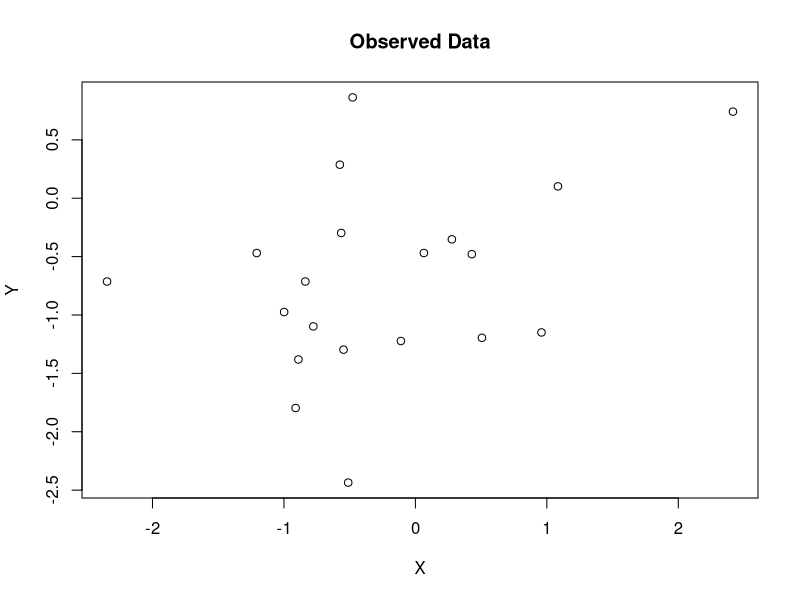
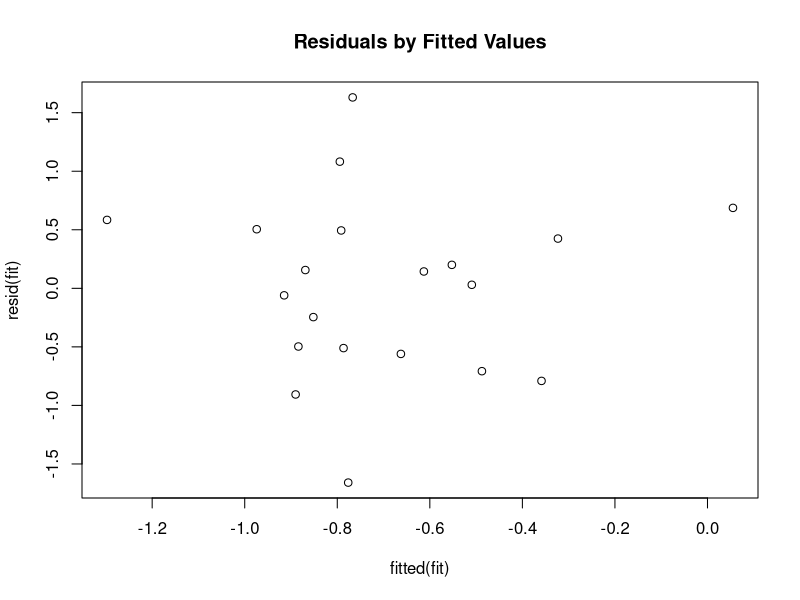
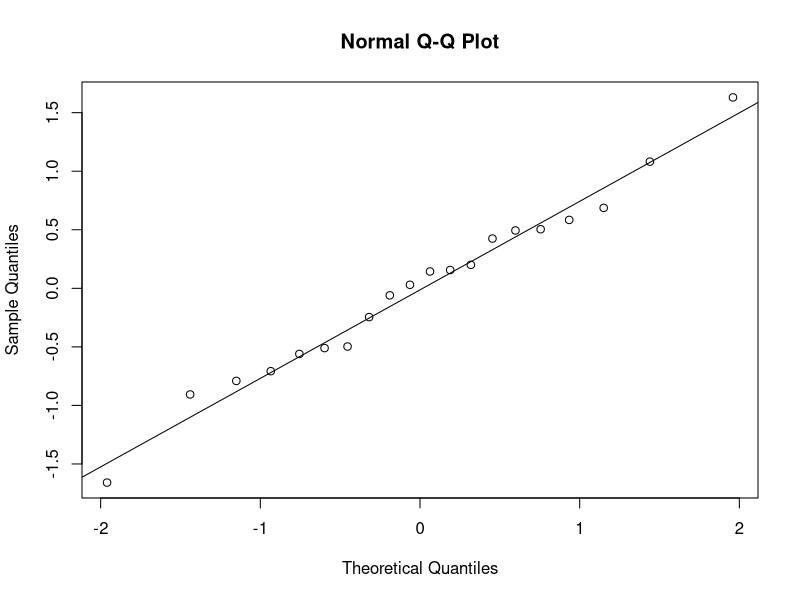
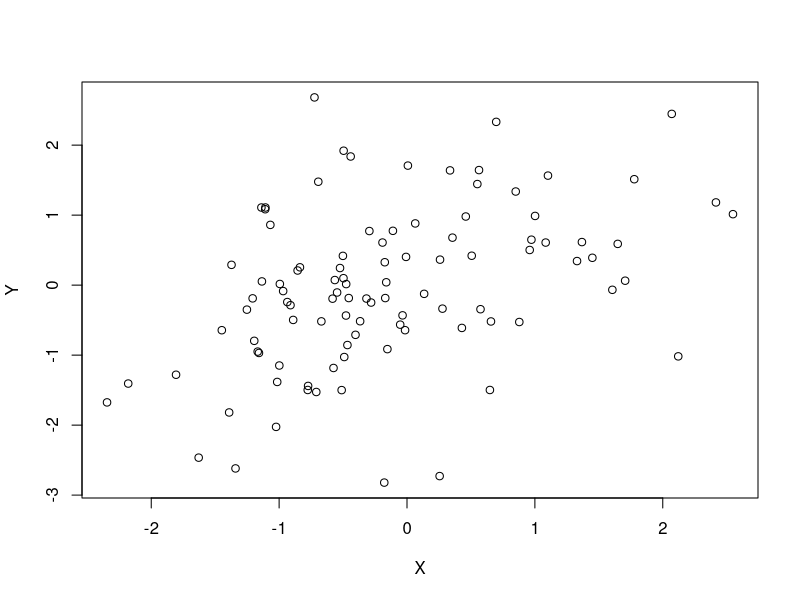
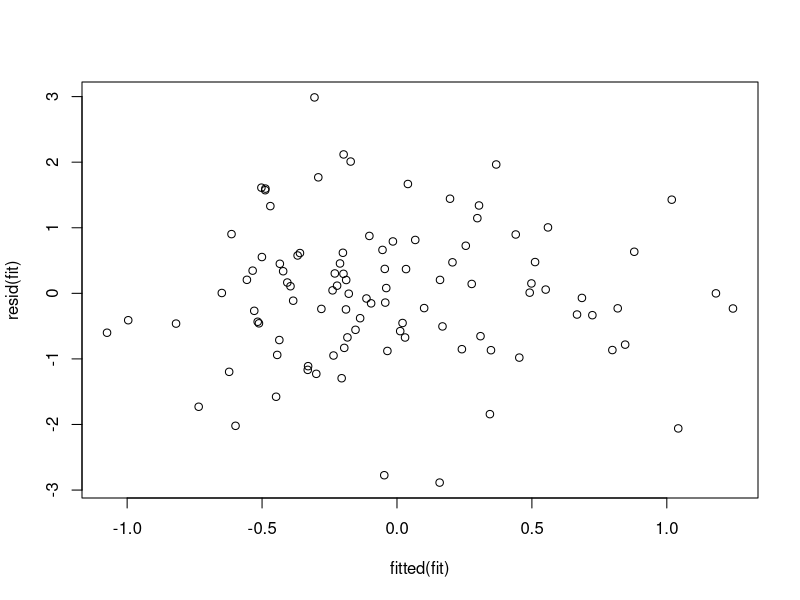
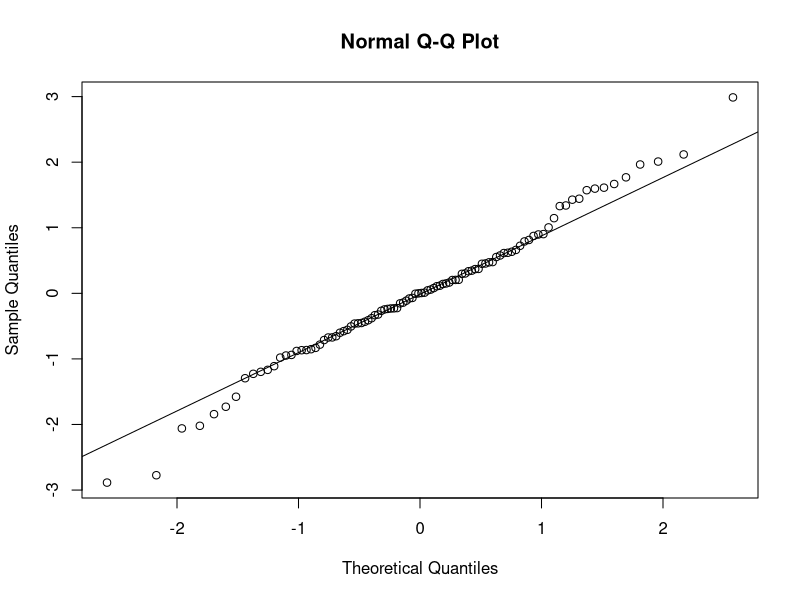
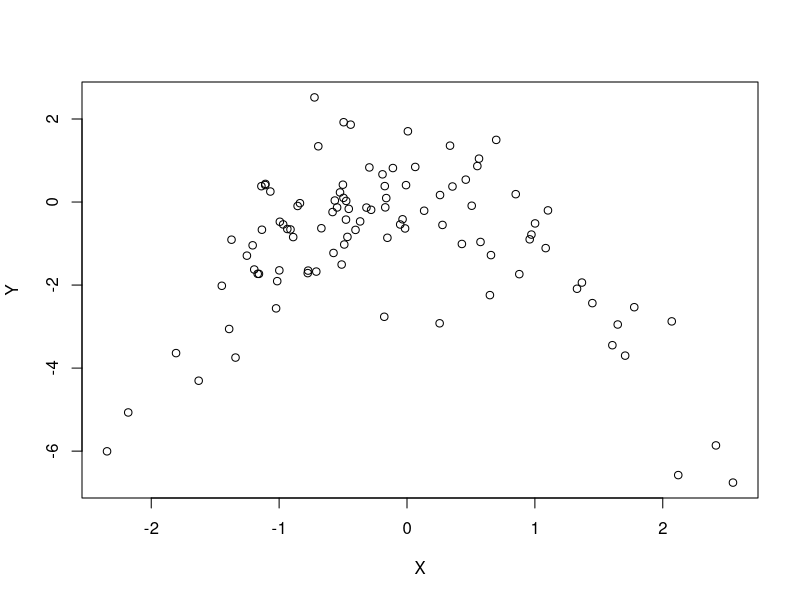
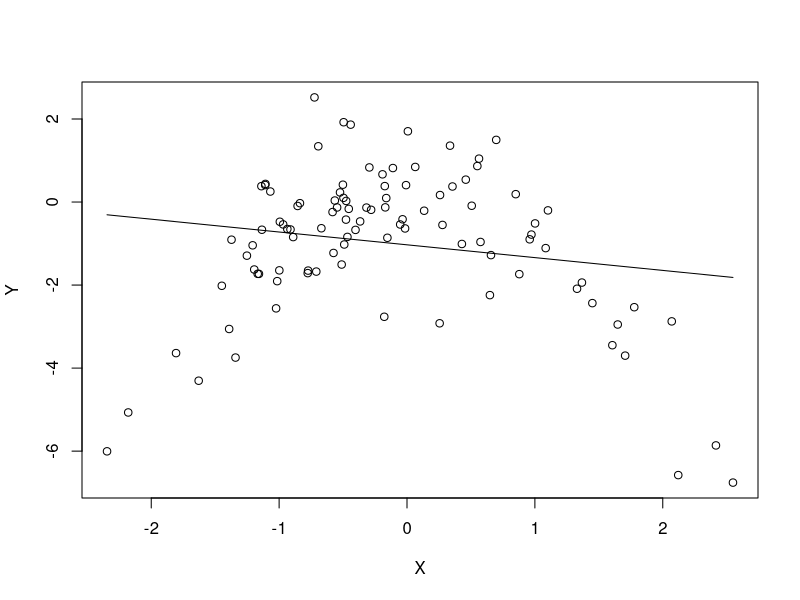

Write the R code that produced these figures, in order.

## Scenario 1: Normal, independent, constant variance, 
set.seed(1234)
n <- 20
X <- rnorm(n, 0, 1)
beta_0 <- 0
beta_1 <- 0.5
sigma <- 1

eps <- rnorm(n, 0, sigma)
Y <- beta_0 + beta_1 * X + eps

plot(X, Y, main = "Observed Data")

fit <- lm(Y ~ X)
summary(fit)
plot(fitted(fit), resid(fit), main = "Residuals by Fitted Values")

qqnorm(resid(fit))
qqline(resid(fit))

## Scenario 2: Normal, independent, constant variance, larger n
set.seed(1234)
n <- 100
X <- rnorm(n, 0, 1)
beta_0 <- 0
beta_1 <- 0.5
sigma <- 1

eps <- rnorm(n, 0, sigma)
Y <- beta_0 + beta_1 * X + eps

plot(X, Y)

fit <- lm(Y ~ X)
summary(fit)
plot(fitted(fit), resid(fit))

qqnorm(resid(fit))
qqline(resid(fit))


## Scenario 3: Non-linear, Normal, independent, constant variance, larger n
set.seed(1234)
n <- 100
X <- rnorm(n, 0, 1)
beta_0 <- 0
beta_1 <- -1
sigma <- 1

eps <- rnorm(n, 0, sigma)
Y <- beta_0 + beta_1 * X^2 + eps

plot(X, Y)

fit <- lm(Y ~ X)
summary(fit)

plot(X, Y)
lines(X, fitted(fit))

plot(fitted(fit), resid(fit))
plot(X, resid(fit))


qqnorm(resid(fit))
qqline(resid(fit))


## Scenario 4: Normal, independent, NON-constant variance
set.seed(1234)
n <- 200
X <- rnorm(n, 6, 2)
beta_0 <- 3
beta_1 <- 2
sigma <- 0.7 * sqrt(X * beta_1)

eps <- rnorm(n, 0, sigma)
Y <- beta_0 + beta_1 * X + eps

plot(X, Y)

fit <- lm(Y ~ X)
summary(fit)
plot(fitted(fit), resid(fit))

qqnorm(resid(fit))
qqline(resid(fit))


## Scenario 5: Normal, independent, NON-constant variance
set.seed(1234)
n <- 500
X <- rnorm(n, 6, 2)
beta_0 <- 3
beta_1 <- 2
sigma <- 0.7 * sqrt(X * beta_1)

eps <- rnorm(n, 0, sigma)
Y <- beta_0 + beta_1 * X + eps

plot(X, Y)

fit <- lm(Y ~ X)
summary(fit)
plot(fitted(fit), resid(fit))

qqnorm(resid(fit))
qqline(resid(fit))


## Scenario 6: NON-Normal, independent, constant variance
set.seed(1234)
n <- 20
X <- rnorm(n, 0, 1)
beta_0 <- 0
beta_1 <- 1

eps <- runif(n, -2, 2)
Y <- beta_0 + beta_1 * X + eps

plot(X, Y)

fit <- lm(Y ~ X)
summary(fit)
plot(fitted(fit), resid(fit))

qqnorm(resid(fit))
qqline(resid(fit))

## Scenario 7: NON-Normal, independent, constant variance
set.seed(1234)
n <- 20
X <- rnorm(n, 0, 1)
beta_0 <- 0
beta_1 <- 1

eps <- runif(n, -2, 2)
Y <- beta_0 + beta_1 * X + eps

plot(X, Y)

fit <- lm(Y ~ X)
summary(fit)
plot(fitted(fit), resid(fit))

qqnorm(resid(fit))
qqline(resid(fit))


## Scenario 8: NON-Normal, independent, NON-constant variance
set.seed(1234)
n <- 100
X <- rnorm(n, 2, 1)
beta_0 <- 0
beta_1 <- 1

Y <- rpois(n, exp(beta_0 + beta_1 * X))

plot(X, Y)

fit <- lm(Y ~ X)
summary(fit)
plot(fitted(fit), resid(fit))

qqnorm(resid(fit))
qqline(resid(fit))



